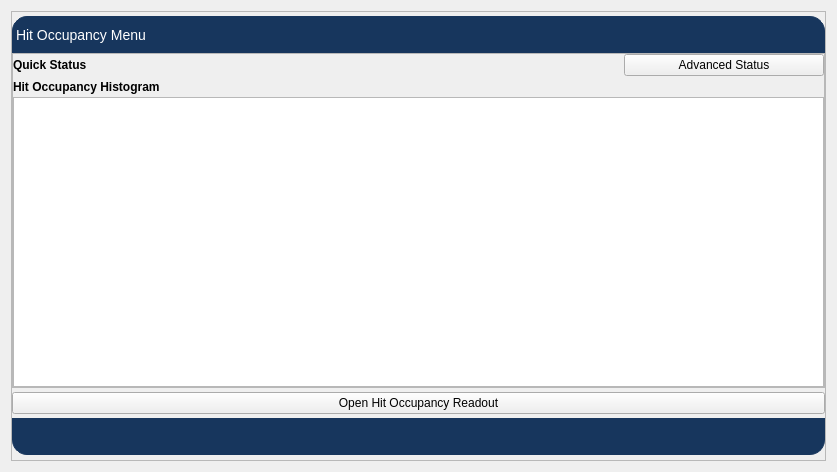
<?xml version="1.0" encoding="UTF-8"?>
<ui version="4.0">
 <class>Form</class>
 <widget class="QWidget" name="Form">
  <property name="geometry">
   <rect>
    <x>0</x>
    <y>0</y>
    <width>837</width>
    <height>453</height>
   </rect>
  </property>
  <property name="windowTitle">
   <string>Form</string>
  </property>
  <layout class="QVBoxLayout" name="verticalLayout">
   <item>
    <widget class="QFrame" name="frame">
     <property name="minimumSize">
      <size>
       <width>550</width>
       <height>450</height>
      </size>
     </property>
     <property name="frameShape">
      <enum>QFrame::StyledPanel</enum>
     </property>
     <property name="frameShadow">
      <enum>QFrame::Raised</enum>
     </property>
     <layout class="QVBoxLayout" name="verticalLayout_3">
      <property name="spacing">
       <number>0</number>
      </property>
      <property name="leftMargin">
       <number>0</number>
      </property>
      <property name="topMargin">
       <number>0</number>
      </property>
      <property name="rightMargin">
       <number>0</number>
      </property>
      <property name="bottomMargin">
       <number>0</number>
      </property>
      <item>
       <layout class="QVBoxLayout" name="verticalLayout_2">
        <item>
         <widget class="QLabel" name="label">
          <property name="styleSheet">
           <string notr="true">QLabel {
 qproperty-alignment: AlignCenter;
 border: 1px solid #FF17365D;
 border-top-left-radius: 15px;
 border-top-right-radius: 15px;
 background-color: #FF17365D;
 padding: 5px 0px;
 color: rgb(255, 255, 255);
 max-height: 25px;
 font-size: 14px;
}</string>
          </property>
          <property name="text">
           <string>Hit Occupancy Menu</string>
          </property>
         </widget>
        </item>
        <item>
         <widget class="QFrame" name="frame_2">
          <property name="sizePolicy">
           <sizepolicy hsizetype="Preferred" vsizetype="Fixed">
            <horstretch>0</horstretch>
            <verstretch>0</verstretch>
           </sizepolicy>
          </property>
          <property name="minimumSize">
           <size>
            <width>0</width>
            <height>300</height>
           </size>
          </property>
          <property name="frameShape">
           <enum>QFrame::StyledPanel</enum>
          </property>
          <property name="frameShadow">
           <enum>QFrame::Raised</enum>
          </property>
          <layout class="QVBoxLayout" name="verticalLayout_5">
           <property name="spacing">
            <number>3</number>
           </property>
           <property name="leftMargin">
            <number>0</number>
           </property>
           <property name="topMargin">
            <number>0</number>
           </property>
           <property name="rightMargin">
            <number>0</number>
           </property>
           <property name="bottomMargin">
            <number>0</number>
           </property>
           <item>
            <layout class="QGridLayout" name="gridLayout">
             <property name="horizontalSpacing">
              <number>3</number>
             </property>
             <item row="0" column="1">
              <widget class="QLabel" name="label_3">
               <property name="font">
                <font>
                 <weight>75</weight>
                 <bold>true</bold>
                </font>
               </property>
               <property name="styleSheet">
                <string notr="true">QLabel {
 qproperty-alignment: AlignCenter};</string>
               </property>
               <property name="text">
                <string>Quick Status</string>
               </property>
              </widget>
             </item>
             <item row="0" column="2">
              <widget class="PyDMByteIndicator" name="PyDMByteIndicator">
               <property name="minimumSize">
                <size>
                 <width>0</width>
                 <height>0</height>
                </size>
               </property>
               <property name="toolTip">
                <string/>
               </property>
               <property name="alarmSensitiveContent" stdset="0">
                <bool>false</bool>
               </property>
               <property name="alarmSensitiveBorder" stdset="0">
                <bool>true</bool>
               </property>
               <property name="PyDMToolTip" stdset="0">
                <string/>
               </property>
               <property name="channel" stdset="0">
                <string>{DataReceiver}.Running</string>
               </property>
               <property name="offColor" stdset="0">
                <color>
                 <red>255</red>
                 <green>0</green>
                 <blue>0</blue>
                </color>
               </property>
               <property name="showLabels" stdset="0">
                <bool>true</bool>
               </property>
               <property name="bigEndian" stdset="0">
                <bool>false</bool>
               </property>
               <property name="circles" stdset="0">
                <bool>true</bool>
               </property>
               <property name="numBits" stdset="0">
                <number>1</number>
               </property>
               <property name="shift" stdset="0">
                <number>0</number>
               </property>
               <property name="labels" stdset="0">
                <stringlist>
                 <string>Running </string>
                </stringlist>
               </property>
              </widget>
             </item>
             <item row="0" column="3">
              <widget class="PyDMByteIndicator" name="PyDMByteIndicator_2">
               <property name="toolTip">
                <string/>
               </property>
               <property name="alarmSensitiveContent" stdset="0">
                <bool>false</bool>
               </property>
               <property name="alarmSensitiveBorder" stdset="0">
                <bool>true</bool>
               </property>
               <property name="PyDMToolTip" stdset="0">
                <string/>
               </property>
               <property name="channel" stdset="0">
                <string>{DataReceiver}.ManualTrigger</string>
               </property>
               <property name="offColor" stdset="0">
                <color>
                 <red>255</red>
                 <green>0</green>
                 <blue>0</blue>
                </color>
               </property>
               <property name="showLabels" stdset="0">
                <bool>true</bool>
               </property>
               <property name="bigEndian" stdset="0">
                <bool>false</bool>
               </property>
               <property name="circles" stdset="0">
                <bool>true</bool>
               </property>
               <property name="numBits" stdset="0">
                <number>1</number>
               </property>
               <property name="shift" stdset="0">
                <number>0</number>
               </property>
               <property name="labels" stdset="0">
                <stringlist>
                 <string>Manual Trigger</string>
                </stringlist>
               </property>
              </widget>
             </item>
             <item row="0" column="4">
              <widget class="PyDMRelatedDisplayButton" name="PyDMRelatedDisplayButton">
               <property name="toolTip">
                <string/>
               </property>
               <property name="text">
                <string>Advanced Status</string>
               </property>
               <property name="alarmSensitiveContent" stdset="0">
                <bool>false</bool>
               </property>
               <property name="alarmSensitiveBorder" stdset="0">
                <bool>true</bool>
               </property>
               <property name="PyDMToolTip" stdset="0">
                <string/>
               </property>
               <property name="channel" stdset="0">
                <string/>
               </property>
               <property name="PyDMIcon" stdset="0">
                <string/>
               </property>
               <property name="filenames" stdset="0">
                <stringlist>
                 <string>AdvancedStatus.ui</string>
                </stringlist>
               </property>
               <property name="titles" stdset="0">
                <stringlist/>
               </property>
               <property name="showIcon" stdset="0">
                <bool>true</bool>
               </property>
               <property name="macros" stdset="0">
                <stringlist>
                 <string>{}</string>
                </stringlist>
               </property>
               <property name="openInNewWindow" stdset="0">
                <bool>true</bool>
               </property>
               <property name="passwordProtected" stdset="0">
                <bool>false</bool>
               </property>
               <property name="password" stdset="0">
                <string/>
               </property>
               <property name="protectedPassword" stdset="0">
                <string/>
               </property>
               <property name="followSymlinks" stdset="0">
                <bool>false</bool>
               </property>
              </widget>
             </item>
            </layout>
           </item>
           <item>
            <widget class="QLabel" name="label_2">
             <property name="sizePolicy">
              <sizepolicy hsizetype="Preferred" vsizetype="Minimum">
               <horstretch>0</horstretch>
               <verstretch>0</verstretch>
              </sizepolicy>
             </property>
             <property name="minimumSize">
              <size>
               <width>0</width>
               <height>15</height>
              </size>
             </property>
             <property name="font">
              <font>
               <weight>75</weight>
               <bold>true</bold>
              </font>
             </property>
             <property name="styleSheet">
              <string notr="true">QLabel {
    qproperty-alignment: AlignCenter};</string>
             </property>
             <property name="text">
              <string>Hit Occupancy Histogram</string>
             </property>
            </widget>
           </item>
           <item>
            <widget class="PyDMWaveformPlot" name="PyDMWaveformPlot">
             <property name="sizePolicy">
              <sizepolicy hsizetype="Preferred" vsizetype="Fixed">
               <horstretch>0</horstretch>
               <verstretch>0</verstretch>
              </sizepolicy>
             </property>
             <property name="minimumSize">
              <size>
               <width>250</width>
               <height>290</height>
              </size>
             </property>
             <property name="toolTip">
              <string/>
             </property>
             <property name="yAxes">
              <stringlist>
               <string>{&quot;name&quot;: &quot;Axis 1&quot;, &quot;orientation&quot;: &quot;left&quot;, &quot;label&quot;: null, &quot;minRange&quot;: -1.3159317792358398, &quot;maxRange&quot;: 1.3159317792358398, &quot;autoRange&quot;: true, &quot;logMode&quot;: false}</string>
              </stringlist>
             </property>
             <property name="xLabels">
              <stringlist>
               <string>Bar Number</string>
              </stringlist>
             </property>
             <property name="curves">
              <stringlist>
               <string>{&quot;y_channel&quot;: &quot;${DataReceiver}.Occupancy&quot;, &quot;x_channel&quot;: &quot;${DataReceiver}.Bars&quot;, &quot;plot_style&quot;: null, &quot;name&quot;: &quot;Hit Occupancy&quot;, &quot;color&quot;: &quot;white&quot;, &quot;lineStyle&quot;: 1, &quot;lineWidth&quot;: 1, &quot;symbol&quot;: &quot;s&quot;, &quot;symbolSize&quot;: 10, &quot;yAxisName&quot;: &quot;Axis 1&quot;, &quot;barWidth&quot;: null, &quot;upperThreshold&quot;: null, &quot;lowerThreshold&quot;: null, &quot;thresholdColor&quot;: &quot;white&quot;, &quot;redraw_mode&quot;: 2}</string>
              </stringlist>
             </property>
            </widget>
           </item>
          </layout>
         </widget>
        </item>
       </layout>
      </item>
      <item>
       <widget class="PyDMRelatedDisplayButton" name="PyDMRelatedDisplayButton_2">
        <property name="toolTip">
         <string/>
        </property>
        <property name="text">
         <string>Open Hit Occupancy Readout</string>
        </property>
        <property name="filenames" stdset="0">
         <stringlist>
          <string>HitOccupancyReadout.ui</string>
         </stringlist>
        </property>
       </widget>
      </item>
      <item>
       <widget class="QLabel" name="label_4">
        <property name="styleSheet">
         <string notr="true">QLabel {
 qproperty-alignment: AlignCenter;
 border: 1px solid #FF17365D;
 border-bottom-left-radius: 15px;
 border-bottom-right-radius: 15px;
 background-color: #FF17365D;
 padding: 5px 0px;
 color: rgb(255, 255, 255);
 max-height: 25px;
 font-size: 14px;
}</string>
        </property>
        <property name="text">
         <string/>
        </property>
       </widget>
      </item>
     </layout>
    </widget>
   </item>
  </layout>
 </widget>
 <customwidgets>
  <customwidget>
   <class>PyDMWaveformPlot</class>
   <extends>QGraphicsView</extends>
   <header>pydm.widgets.waveformplot</header>
  </customwidget>
  <customwidget>
   <class>PyDMByteIndicator</class>
   <extends>QWidget</extends>
   <header>pydm.widgets.byte</header>
  </customwidget>
  <customwidget>
   <class>PyDMRelatedDisplayButton</class>
   <extends>QPushButton</extends>
   <header>pydm.widgets.related_display_button</header>
  </customwidget>
 </customwidgets>
 <resources/>
 <connections/>
</ui>
